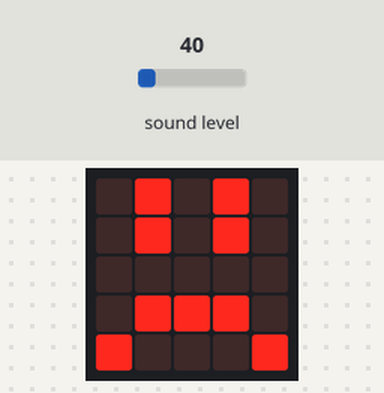
A program run on a simulated BBC micro:bit (MakeCode). Shown: the board's 5×5 LED display. The test bench sets the inputs (shaded band); at power-on: sound level 40.

Above: at 1.2 s.
1.3 s: sound level set to 33
2.8 s: sound level set to 27
At 4.0 s:
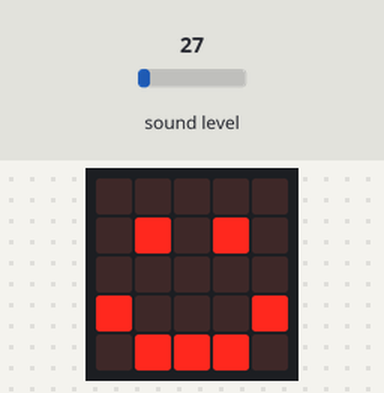
4.4 s: sound level set to 64
At 5.2 s:
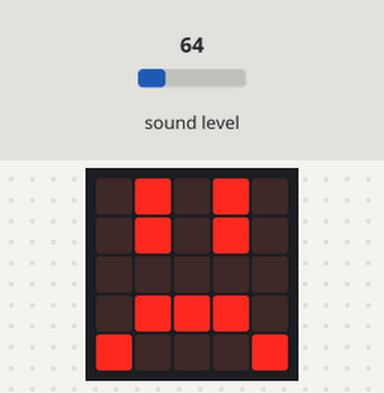
6.3 s: sound level set to 5
At 7.0 s:
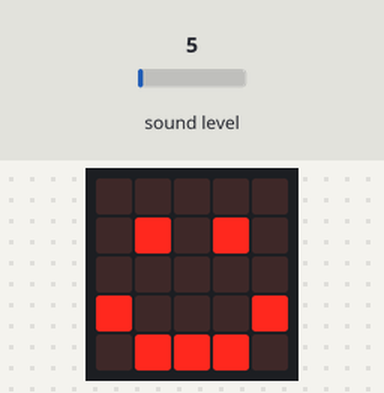
Timing chart, 0 to 8.9 s (numbered marks = the images above; inputs shaded):
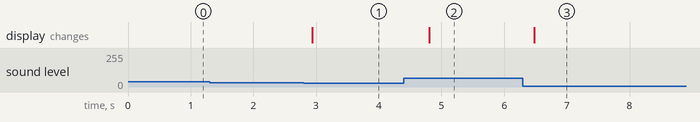

Measured:
- the behaviour switches between 30 and 29 on sound level (found by bisection; images 0 and 1)
- after the input at 1.3 s, every drawn part: stays the same
- after the input at 2.8 s, the display: changes after 0.14 s (image 1)
- after the input at 4.4 s, the display: changes after 0.40 s (image 2)
- after the input at 6.3 s, the display: changes after 0.18 s (image 3)

The program:

main.ts
```typescript
basic.forever(function () {
    if (input.soundLevel() < 30) {
        basic.showIcon(IconNames.Happy)
    } else {
        basic.showLeds(`
            . # . # .
            . # . # .
            . . . . .
            . # # # .
            # . . . #
            `)
    }
})
```

test.ts
```typescript
// aquí va el archivo "tests"; esto no se compilará cuando este paquete se utilice como una extensión.
```
